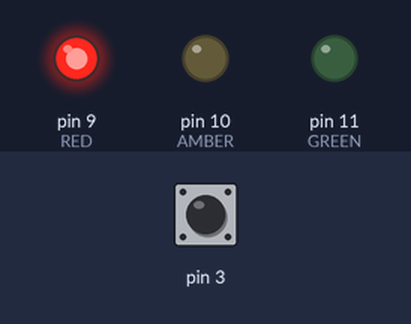
A sketch run on a simulated Arduino Uno, built with avr-gcc and run on an emulated ATmega328P. Parts: output pins drawn as LEDs (lit = HIGH). The inputs (shaded band) are chosen by the test bench; at power-on: pin 3 HIGH.

Above: at 1.0 s.
At 2.5 s:
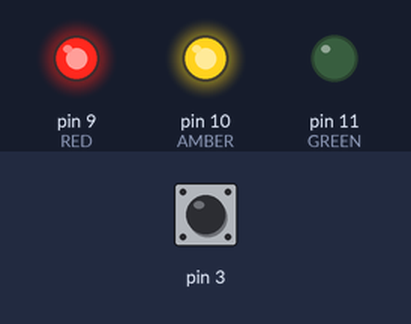
At 4.0 s:
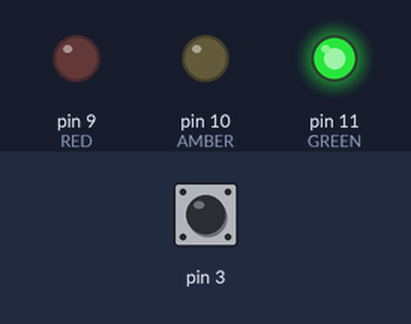
At 5.5 s:
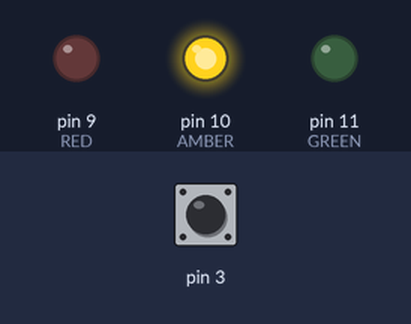
Timing chart, 0 to 7.8 s (numbered marks = the images above):
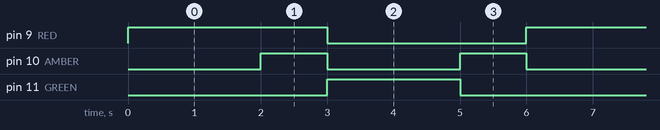

The sketch:

trafficlights-funky.ino
```cpp
/*
  Traffic Lights - funkyMode
  Sequence LEDs to represent traffic lights... and perhaps more

  Jonathan Sanderson, Northumbria University.
  v0.1 2016-03-04
 */

#define RED 9
#define AMBER 10
#define GREEN 11

int pause = 1000;
int funkyMult = 1;
bool funkyMode = 0;

void setup() {
  // initialize digital pin 13 as an output.
  pinMode(RED, OUTPUT);
  pinMode(AMBER, OUTPUT);
  pinMode(GREEN, OUTPUT);
  pinMode(3, INPUT_PULLUP);
}


// the loop function runs over and over again forever
void loop() {
  funkyMode = digitalRead(3);
  if (!funkyMode) {
    pause = 100;
    funkyMult = 1;
  } else {
    pause = 1000;
    funkyMult = 2;
  }
  digitalWrite(RED, HIGH);   // turn the RED LED on (HIGH is the voltage level)
  delay((pause*funkyMult));              // wait for a second
  digitalWrite(AMBER, HIGH);
  delay(pause);
  digitalWrite(RED, LOW);
  digitalWrite(AMBER, LOW);
  digitalWrite(GREEN, HIGH);
  delay((pause*funkyMult));
  digitalWrite(GREEN, LOW);
  digitalWrite(AMBER, HIGH);
  delay(pause);
  digitalWrite(AMBER, LOW);
}
```

Measured:
- by itself, pin 9 (RED): alternates HIGH for 3.0 s and LOW for 3.0 s
- by itself, pin 10 (AMBER): alternates HIGH for 1.0 s and LOW for 2.0 s
- by itself, pin 11 (GREEN): alternates HIGH for 2.0 s and LOW for 4.0 s
